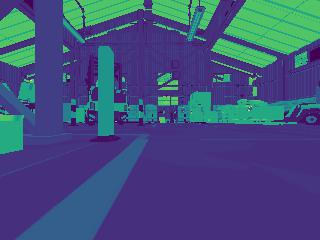
#> input picture Base_Images/Cliff/base_0.jpg, 320 x 240 px, given in place of the camera
$ python EdgeDetRT.py   (older library calls are emulated)
#> lines starting #> are read from the running program, lines starting #| are printed output that depends on the picture; after the words box and inside, x2 and y2 are one past the last pixel; in counts of white or black regions, pixels touching at a corner belong together
import cv2
import numpy as np
import matplotlib as mpl
import matplotlib.pyplot as plt

mpl.rc('axes', labelsize=14)
mpl.rc('xtick', labelsize=12)
mpl.rc('ytick', labelsize=12)

camera = cv2.VideoCapture(0)

while True:
    _, frame = camera.read()
#> frame is the input picture: shape (240, 320, 3); mean B, G, R 124.9, 80.4, 65.5


    #gray_image = cv2.cvtColor(frame, cv2.COLOR_RGB2GRAY)
    blur_image = cv2.GaussianBlur(frame, (5, 5), 0)
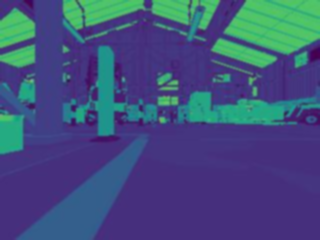
#> blur_image: shape (240, 320, 3); mean B, G, R 124.9, 80.4, 65.5


    #Creates canny edge detection image of the camera frame
    canny = cv2.Canny(blur_image, 40, 150)
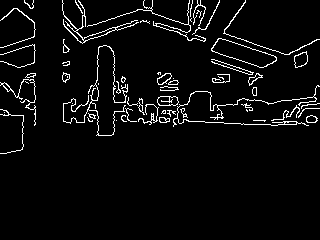
#> canny: shape (240, 320); 4.7% white in thin lines or dots, all inside (x1, y1, x2, y2) = (0, 0, 320, 154)


    (contours, _) = cv2.findContours(canny.copy(), cv2.RETR_EXTERNAL, cv2.CHAIN_APPROX_SIMPLE)
#> contours = 59 contours, 38 with area under 20; largest, box (x1, y1, x2, y2) and area: (211, 38, 277, 68) 888, (157, 96, 179, 106) 168, (62, 0, 139, 44) 164, (294, 51, 308, 68) 150, (157, 73, 172, 85) 95


    outlines = frame.copy()
    cv2.drawContours(outlines, contours, -1, (255, 0, 0), 2)
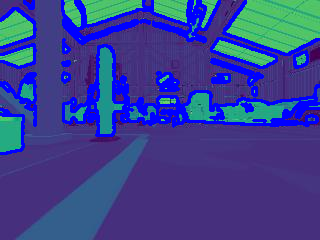
#> outlines: shape (240, 320, 3); 14.51% of pixels changed, all inside (x1, y1, x2, y2) = (0, 0, 320, 155)

    #applies contours to bounding edges detected
    for contour in contours:
        x,y,w,h = cv2.boundingRect(contour)
        cv2.rectangle(outlines,(x,y),(x+w,y+h),(0,255,0),2)
#> this loop made 59 passes
#> (x, y, w, h) on passes 2, 3, 4, 5, 6, 7, 8, 9, 10, 12, 13, 14: (116, 120, 1, 1), (159, 117, 11, 6), (87, 117, 6, 5), (306, 115, 12, 8), (121, 115, 6, 7), (88, 113, 8, 6), (4, 112, 1, 1), (167, 110, 9, 7), (161, 110, 5, 4), (0, 109, 24, 45), (298, 108, 22, 10), (180, 108, 8, 10)
#> (contour, x, y, w, h) on passes 1, 11, 27: ([[253, 120], [263, 120], [264, 121], [265, 120]], 253, 120, 13, 2), ([[246, 109], [246, 110], [247, 111], [247, 110]], 246, 109, 2, 3), ([[98, 83], [98, 84]], 98, 83, 1, 2)
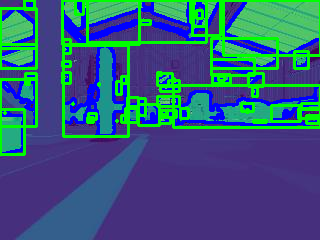
#> outlines: shape (240, 320, 3); 12.99% of pixels changed, all inside (x1, y1, x2, y2) = (0, 0, 320, 156)

    cv2.imshow('canny edge detect', outlines)
    # [13 lines of commented-out code are left out]

    k = cv2.waitKey(5) & 0xFF
#> (key Esc is pressed here)
    if k == 27:
        break

cv2.destroyAllWindows()
#> (the run stopped early here; a loop or call above may not have finished)

$ run again, on Base_Images/Cliff/base_1.jpg
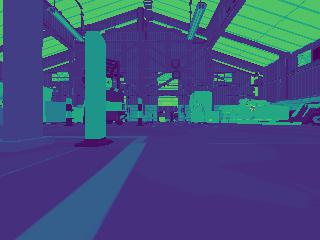
#> input picture Base_Images/Cliff/base_1.jpg, 320 x 240 px, given in place of the camera
#> frame is the input picture: shape (240, 320, 3); mean B, G, R 125.7, 78.8, 65.1
#> `canny = cv2.Canny(blur_image, 40, 150)`:
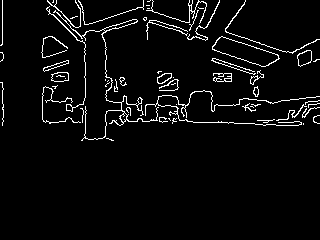
#> canny: shape (240, 320); 4.4% white in thin lines or dots, all inside (x1, y1, x2, y2) = (0, 0, 320, 141)
#> contours = 59 contours, 44 with area under 20; largest, box (x1, y1, x2, y2) and area: (212, 36, 280, 67) 940, (53, 10, 159, 141) 242, (297, 50, 312, 67) 164, (51, 72, 69, 82) 134, (157, 73, 172, 84) 96
#> the loop `for contour in contours:` made 59 passes
#> (x, y, w, h) on passes 1, 3, 4, 6, 7, 8, 9, 10: (106, 138, 8, 3), (257, 119, 18, 4), (172, 118, 5, 6), (159, 117, 9, 6), (313, 115, 7, 9), (80, 108, 4, 15), (302, 107, 18, 11), (126, 107, 5, 9)
#> after the loop `for contour in contours:`:
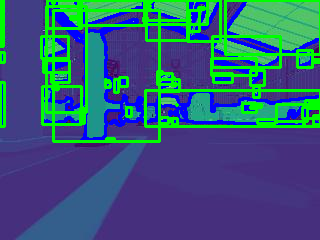
#> outlines: shape (240, 320, 3); mean B, G, R 118.9, 92.5, 51.5

$ run again, on Base_Images/Cliff/base_10.jpg
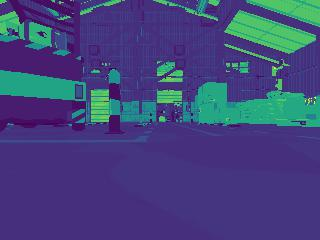
#> input picture Base_Images/Cliff/base_10.jpg, 320 x 240 px, given in place of the camera
#> frame is the input picture: shape (240, 320, 3); mean B, G, R 124.1, 69.7, 66.2
#> `canny = cv2.Canny(blur_image, 40, 150)`:
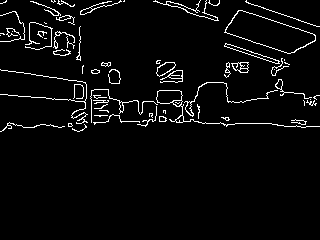
#> canny: shape (240, 320); 4.2% white in thin lines or dots, all inside (x1, y1, x2, y2) = (0, 0, 320, 132)
#> contours = 64 contours, 47 with area under 20; largest, box (x1, y1, x2, y2) and area: (224, 10, 316, 54) 2040, (156, 90, 320, 128) 378, (224, 43, 280, 64) 176, (156, 62, 176, 77) 158, (231, 62, 249, 73) 127
#> the loop `for contour in contours:` made 64 passes
#> (x, y, w, h) on passes 1 to 8: (72, 124, 15, 8), (68, 123, 5, 4), (0, 122, 65, 10), (291, 119, 16, 6), (221, 117, 9, 4), (159, 116, 8, 6), (94, 115, 14, 2), (93, 114, 47, 11)
#> after the loop `for contour in contours:`:
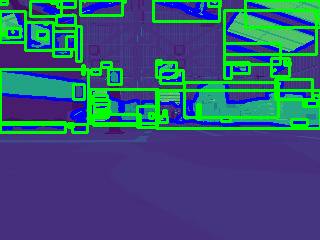
#> outlines: shape (240, 320, 3); mean B, G, R 116.6, 86.3, 52.4

$ run again, on Base_Images/Cliff/base_11.jpg
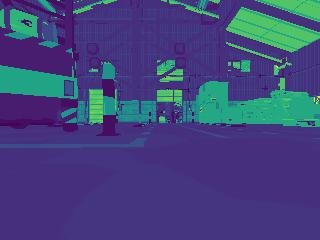
#> input picture Base_Images/Cliff/base_11.jpg, 320 x 240 px, given in place of the camera
#> frame is the input picture: shape (240, 320, 3); mean B, G, R 124.4, 69.5, 65.9
#> `canny = cv2.Canny(blur_image, 40, 150)`:
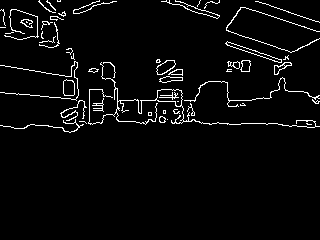
#> canny: shape (240, 320); 4% white in thin lines or dots, all inside (x1, y1, x2, y2) = (0, 0, 320, 133)
#> contours = 52 contours, 38 with area under 20; largest, box (x1, y1, x2, y2) and area: (88, 62, 320, 128) 374, (225, 41, 282, 63) 182, (156, 60, 176, 75) 167, (63, 79, 75, 96) 160, (240, 60, 251, 72) 90
#> the loop `for contour in contours:` made 52 passes
#> (x, y, w, h) on passes 1, 3, 4, 5, 8, 9, 10, 11: (306, 123, 6, 2), (167, 119, 1, 1), (0, 119, 84, 14), (159, 116, 7, 7), (173, 109, 7, 5), (240, 103, 6, 3), (187, 103, 8, 13), (60, 100, 27, 21)
#> after the loop `for contour in contours:`:
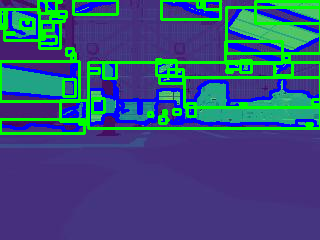
#> outlines: shape (240, 320, 3); mean B, G, R 120.2, 82.4, 53
